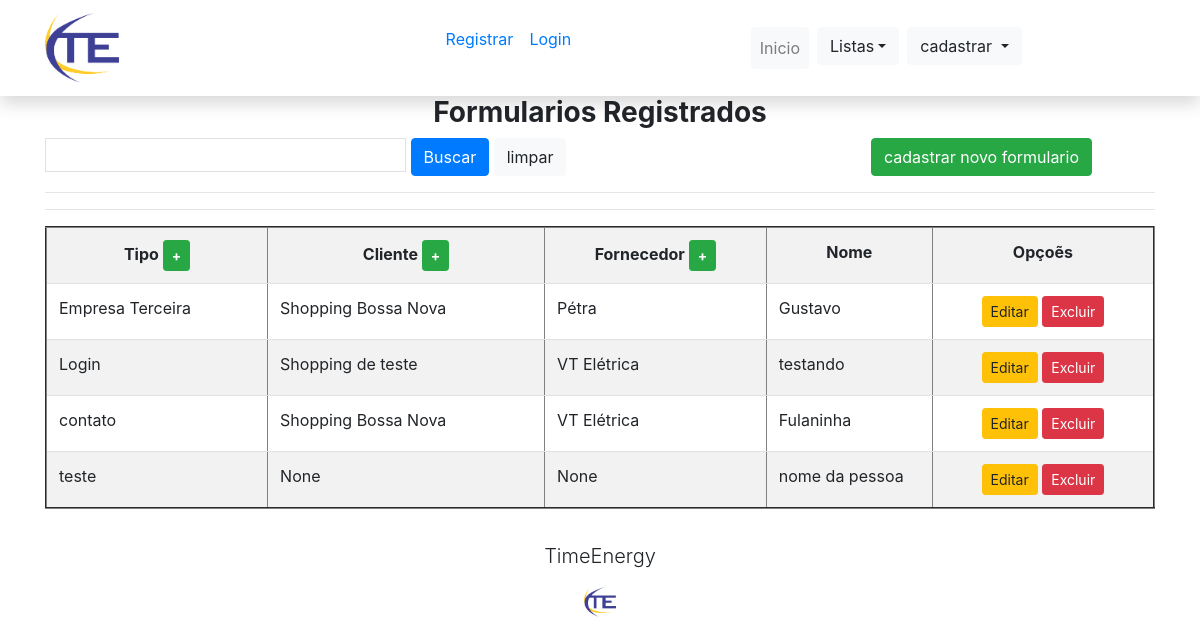
Before: / with the older database file.
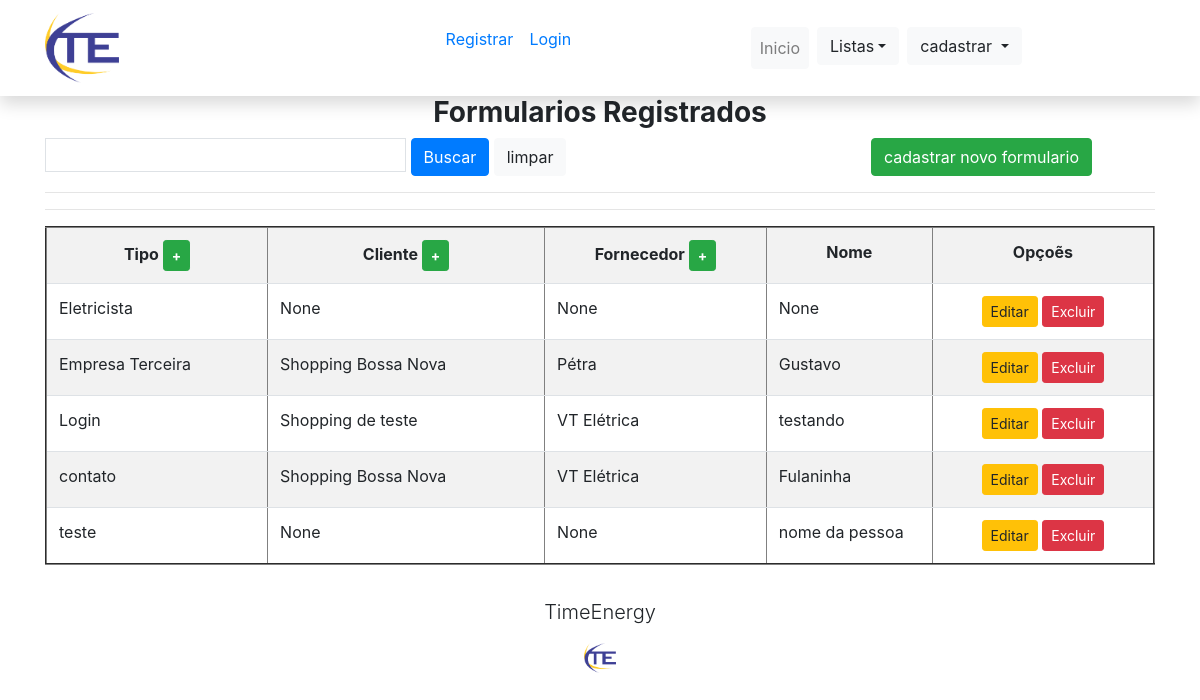
After: the same page with the newer database file.
### dadoste/formulario/models.py (models this page shows, shortened)
class Formularios(models.Model):
    tipo = models.ForeignKey(
        Tipo, on_delete=models.PROTECT)
    cliente = models.ForeignKey(
        Cliente, on_delete=models.PROTECT, null=True, blank=True, unique=True)
    fornecedor = models.ForeignKey(
        Fornecedor, on_delete=models.PROTECT, null=True, blank=True)
    cnpj = models.CharField(
        max_length=14, verbose_name='CPF/CNPJ',
        null=True, blank=True)
    nome = models.CharField(
        max_length=60, verbose_name='Nome', null=True, blank=True)
    nr_contato = models.CharField(
        max_length=14,null=True, blank=True, verbose_name='Telefone', )
    email = models.EmailField(
        max_length=70,verbose_name='Email', null=True , blank=True)
    validacao_contrato = models.CharField(
        max_length=14,null=True,
        blank=True, verbose_name='Validação de contrato')
    validade_certificacao = models.DateField(
        null=True, blank=True, verbose_name='Validade de certificação')
    descricao = models.TextField(null=True, blank=True)
    class Meta:
        verbose_name = ('Formulario Geral')
        verbose_name_plural = ('Formulario Geral')
        ordering = ['tipo']

### dadoste/categoria/models.py (models this page shows)
class Tipo(models.Model):
    nome = models.CharField(max_length=60, verbose_name='Nome')
    descricao = models.TextField(
        null=True, blank=True)
    def __str__(self) -> str:
        return str(self.nome)
    class Meta:
        verbose_name = ('Tipo')
        verbose_name_plural = ('Tipos')
        ordering = ["nome"]

class Cliente(models.Model):
    nome = models.CharField(max_length=60, verbose_name='Nome')
    descricao = models.TextField(
        null=True, blank=True)
    def __str__(self) -> str:
        return str(self.nome)
    class Meta:
        verbose_name = ('Cliente')
        verbose_name_plural = ('Clientes')
        ordering = ["nome"]

class Fornecedor(models.Model):
    nome = models.CharField(max_length=60, verbose_name='Nome')
    descricao = models.TextField(
        null=True, blank=True)
    def __str__(self) -> str:
        return str(self.nome)
    class Meta:
        verbose_name = ('Fornecedor')
        verbose_name_plural = ('Fornecedores')
        ordering = ["nome"]

### dadoste/formulario/views.py (the view)
# urls.py: path('', FormularioLista.as_view(), name='listar' ),
class FormularioLista(ListView):
    model = Formularios
    template_name = 'formulario/listas/formulario.html'

### dadoste/formulario/templates/formulario/listas/formulario.html (shortened to what this page needs)
{% extends 'paginas/modelo.html'  %}
{% load static %}
{% load crispy_forms_tags %}
{% block conteudo %}
<div class="txt" style="text-align: center;" >
    <h3><b>Formularios Registrados</b></h3>
    </div>
<div>
    <input type="text" name="tipo" id="" value=" {{ request.GET.tipo }}" class="p-1 border"
    autocomplete="off" size="30" placeholder="Busca">
    <button type="submit" class="btn btn-primary">Buscar</button>
    <a href="{% url 'listar' %}" class="btn btn-light">limpar</a>
    <a href="{% url 'cadastro' %}" style="position: relative; left: 300px;"class="btn btn-success">cadastrar novo formulario</a>
<hr>
<hr>
    <table class="table table-striped " border="2px">
        <tr>
            <th width="20%" height="40"><center>Tipo
                <a href="{% url 'tipo-cadastro' %}" class="btn btn-success btn-sm"
                title="Editar"><b>+</b></a></a></center></th>
            <th width="25%" height="40"><center>Cliente
                <a><a href="{% url 'cliente-cadastro' %}" class="btn btn-success btn-sm"
                    title="Editar"><b>+</b></a></a></center></th>
            <th width="20%" height="40"><center>Fornecedor
                <a><a href="{% url 'fornecedor-cadastro' %}" class="btn btn-success btn-sm"
                    title="Editar"><b>+</b></a></a></center></th>
            <th width="15%" height="40"><center>Nome</center></th>
            <th width="20%" height="40"><center>Opçoẽs</center></th>
        </tr>
        {% for formulario in object_list %}
        <tr>
            <td height="">{{ formulario.tipo }}</td>
            <td>{{ formulario.cliente }}</td>
            <td>{{ formulario.fornecedor }}</td>
            <td>{{ formulario.nome }}</td>
            <td>
                <center>
                <a href="{% url 'update' formulario.pk %}" class="btn btn-warning btn-sm"
                    title="Editar">Editar</a>
                <a href="{% url 'excluir' formulario.pk %}" class="btn btn-danger btn-sm "
                    title="Excluir">Excluir</a>
            </td>
        </tr>
        {% empty %}
        <tr>
            <td colspan="5">Nenhum registro!</td> ></td>
        </tr>
        {% endfor %}
    </table>
{% endblock %}

Changed rows visible on the page:
added Formularios: tipo "Eletricista", cliente "None", fornecedor "None", nome "None"
